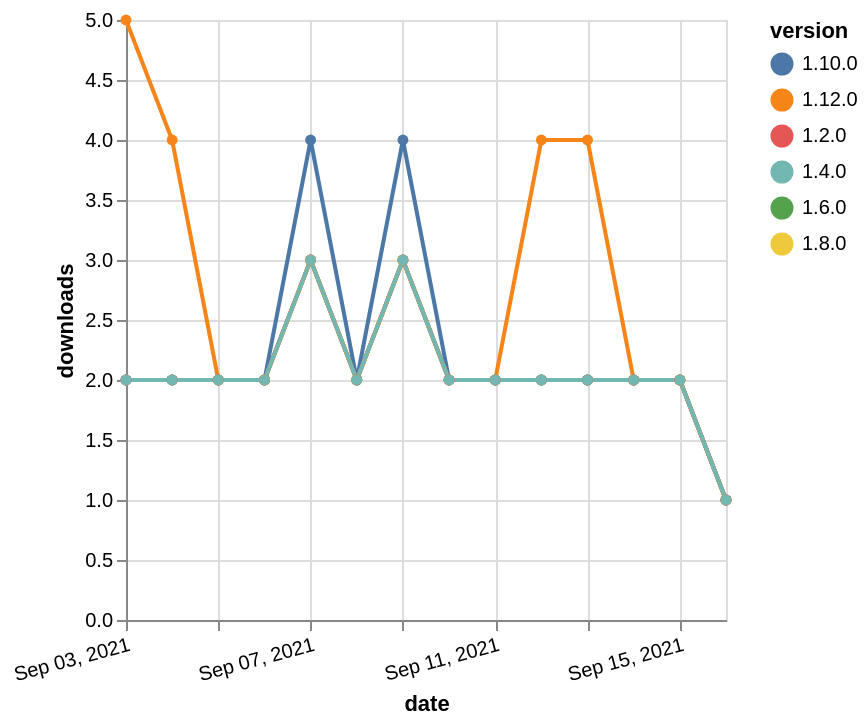

Express this chart as Vega-Lite.
### Vega-Lite specification from a JSON file in a GitHub repository (floating-point values rounded to 4 significant figures)
{"$schema": "https://vega.github.io/schema/vega-lite/v5.json", "description": "A simple bar chart with embedded data.", "data": {"values": [{"date": "2021-09-03", "total": 1497, "delta": 2, "version": "1.6.0"}, {"date": "2021-09-04", "total": 1499, "delta": 2, "version": "1.6.0"}, {"date": "2021-09-05", "total": 1501, "delta": 2, "version": "1.6.0"}, {"date": "2021-09-06", "total": 1503, "delta": 2, "version": "1.6.0"}, {"date": "2021-09-07", "total": 1506, "delta": 3, "version": "1.6.0"}, {"date": "2021-09-08", "total": 1508, "delta": 2, "version": "1.6.0"}, {"date": "2021-09-09", "total": 1511, "delta": 3, "version": "1.6.0"}, {"date": "2021-09-10", "total": 1513, "delta": 2, "version": "1.6.0"}, {"date": "2021-09-11", "total": 1515, "delta": 2, "version": "1.6.0"}, {"date": "2021-09-12", "total": 1517, "delta": 2, "version": "1.6.0"}, {"date": "2021-09-13", "total": 1519, "delta": 2, "version": "1.6.0"}, {"date": "2021-09-14", "total": 1521, "delta": 2, "version": "1.6.0"}, {"date": "2021-09-15", "total": 1523, "delta": 2, "version": "1.6.0"}, {"date": "2021-09-16", "total": 1524, "delta": 1, "version": "1.6.0"}, {"date": "2021-09-03", "total": 1022, "delta": 2, "version": "1.8.0"}, {"date": "2021-09-04", "total": 1024, "delta": 2, "version": "1.8.0"}, {"date": "2021-09-05", "total": 1026, "delta": 2, "version": "1.8.0"}, {"date": "2021-09-06", "total": 1028, "delta": 2, "version": "1.8.0"}, {"date": "2021-09-07", "total": 1031, "delta": 3, "version": "1.8.0"}, {"date": "2021-09-08", "total": 1033, "delta": 2, "version": "1.8.0"}, {"date": "2021-09-09", "total": 1036, "delta": 3, "version": "1.8.0"}, {"date": "2021-09-10", "total": 1038, "delta": 2, "version": "1.8.0"}, {"date": "2021-09-11", "total": 1040, "delta": 2, "version": "1.8.0"}, {"date": "2021-09-12", "total": 1042, "delta": 2, "version": "1.8.0"}, {"date": "2021-09-13", "total": 1044, "delta": 2, "version": "1.8.0"}, {"date": "2021-09-14", "total": 1046, "delta": 2, "version": "1.8.0"}, {"date": "2021-09-15", "total": 1048, "delta": 2, "version": "1.8.0"}, {"date": "2021-09-16", "total": 1049, "delta": 1, "version": "1.8.0"}, {"date": "2021-09-03", "total": 746, "delta": 2, "version": "1.10.0"}, {"date": "2021-09-04", "total": 748, "delta": 2, "version": "1.10.0"}, {"date": "2021-09-05", "total": 750, "delta": 2, "version": "1.10.0"}, {"date": "2021-09-06", "total": 752, "delta": 2, "version": "1.10.0"}, {"date": "2021-09-07", "total": 756, "delta": 4, "version": "1.10.0"}, {"date": "2021-09-08", "total": 758, "delta": 2, "version": "1.10.0"}, {"date": "2021-09-09", "total": 762, "delta": 4, "version": "1.10.0"}, {"date": "2021-09-10", "total": 764, "delta": 2, "version": "1.10.0"}, {"date": "2021-09-11", "total": 766, "delta": 2, "version": "1.10.0"}, {"date": "2021-09-12", "total": 768, "delta": 2, "version": "1.10.0"}, {"date": "2021-09-13", "total": 770, "delta": 2, "version": "1.10.0"}, {"date": "2021-09-14", "total": 772, "delta": 2, "version": "1.10.0"}, {"date": "2021-09-15", "total": 774, "delta": 2, "version": "1.10.0"}, {"date": "2021-09-16", "total": 775, "delta": 1, "version": "1.10.0"}, {"date": "2021-09-03", "total": 2085, "delta": 2, "version": "1.2.0"}, {"date": "2021-09-04", "total": 2087, "delta": 2, "version": "1.2.0"}, {"date": "2021-09-05", "total": 2089, "delta": 2, "version": "1.2.0"}, {"date": "2021-09-06", "total": 2091, "delta": 2, "version": "1.2.0"}, {"date": "2021-09-07", "total": 2094, "delta": 3, "version": "1.2.0"}, {"date": "2021-09-08", "total": 2096, "delta": 2, "version": "1.2.0"}, {"date": "2021-09-09", "total": 2099, "delta": 3, "version": "1.2.0"}, {"date": "2021-09-10", "total": 2101, "delta": 2, "version": "1.2.0"}, {"date": "2021-09-11", "total": 2103, "delta": 2, "version": "1.2.0"}, {"date": "2021-09-12", "total": 2105, "delta": 2, "version": "1.2.0"}, {"date": "2021-09-13", "total": 2107, "delta": 2, "version": "1.2.0"}, {"date": "2021-09-14", "total": 2109, "delta": 2, "version": "1.2.0"}, {"date": "2021-09-15", "total": 2111, "delta": 2, "version": "1.2.0"}, {"date": "2021-09-16", "total": 2112, "delta": 1, "version": "1.2.0"}, {"date": "2021-09-03", "total": 246, "delta": 5, "version": "1.12.0"}, {"date": "2021-09-04", "total": 250, "delta": 4, "version": "1.12.0"}, {"date": "2021-09-05", "total": 252, "delta": 2, "version": "1.12.0"}, {"date": "2021-09-06", "total": 254, "delta": 2, "version": "1.12.0"}, {"date": "2021-09-07", "total": 257, "delta": 3, "version": "1.12.0"}, {"date": "2021-09-08", "total": 259, "delta": 2, "version": "1.12.0"}, {"date": "2021-09-09", "total": 262, "delta": 3, "version": "1.12.0"}, {"date": "2021-09-10", "total": 264, "delta": 2, "version": "1.12.0"}, {"date": "2021-09-11", "total": 266, "delta": 2, "version": "1.12.0"}, {"date": "2021-09-12", "total": 270, "delta": 4, "version": "1.12.0"}, {"date": "2021-09-13", "total": 274, "delta": 4, "version": "1.12.0"}, {"date": "2021-09-14", "total": 276, "delta": 2, "version": "1.12.0"}, {"date": "2021-09-15", "total": 278, "delta": 2, "version": "1.12.0"}, {"date": "2021-09-16", "total": 279, "delta": 1, "version": "1.12.0"}, {"date": "2021-09-03", "total": 1677, "delta": 2, "version": "1.4.0"}, {"date": "2021-09-04", "total": 1679, "delta": 2, "version": "1.4.0"}, {"date": "2021-09-05", "total": 1681, "delta": 2, "version": "1.4.0"}, {"date": "2021-09-06", "total": 1683, "delta": 2, "version": "1.4.0"}, {"date": "2021-09-07", "total": 1686, "delta": 3, "version": "1.4.0"}, {"date": "2021-09-08", "total": 1688, "delta": 2, "version": "1.4.0"}, {"date": "2021-09-09", "total": 1691, "delta": 3, "version": "1.4.0"}, {"date": "2021-09-10", "total": 1693, "delta": 2, "version": "1.4.0"}, {"date": "2021-09-11", "total": 1695, "delta": 2, "version": "1.4.0"}, {"date": "2021-09-12", "total": 1697, "delta": 2, "version": "1.4.0"}, {"date": "2021-09-13", "total": 1699, "delta": 2, "version": "1.4.0"}, {"date": "2021-09-14", "total": 1701, "delta": 2, "version": "1.4.0"}, {"date": "2021-09-15", "total": 1703, "delta": 2, "version": "1.4.0"}, {"date": "2021-09-16", "total": 1704, "delta": 1, "version": "1.4.0"}]}, "width": "container", "mark": {"type": "line", "point": {"filled": true}}, "encoding": {"x": {"field": "date", "type": "temporal", "timeUnit": "yearmonthdate", "title": "date", "axis": {"labelAngle": -15}}, "y": {"field": "delta", "type": "quantitative", "title": "downloads"}, "color": {"field": "version", "type": "nominal"}, "tooltip": {"field": "delta"}}}
